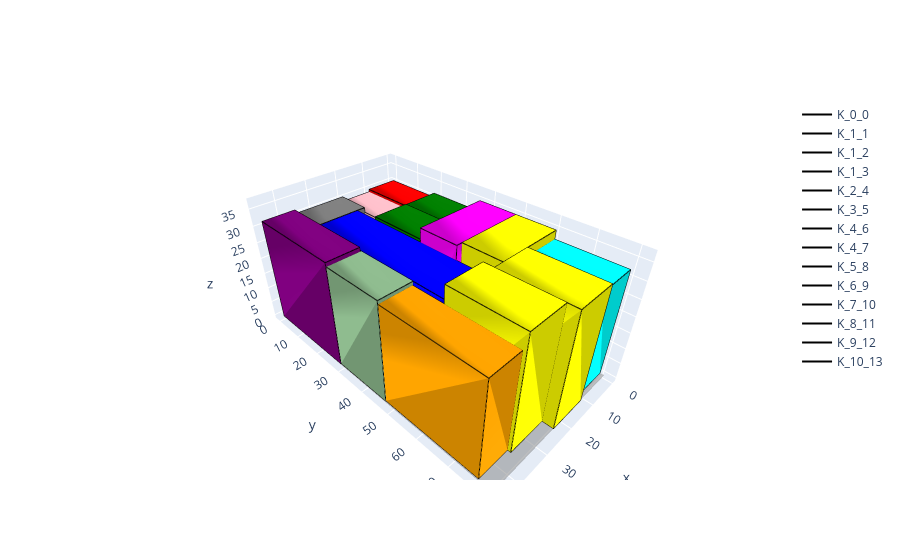

The notebook cell saved with this chart:
### Code cell
import plotly.graph_objects as go
colors= ["red","yellow","orange","grey","green","purple","blue","magenta","cyan","pink","darkseagreen","chocolate"
       ,"lightsalmon","aqua","coral","darkred","azure","limegreen","bisque","black"]
eslesme = []
toplam = demand[0]
for i in range(len(demand)):
    for j in range(toplam-demand[i],toplam):
        eslesme.append((i,j)) 
    if i < len(demand)-1:
        toplam += demand[i+1]
    else:
        break
        
# Kocaman küpü çiz
fig = go.Figure(data=[
    go.Mesh3d(
        x=[0,0,M1,M1,0,0,M1,M1],
        y=[0,M2,M2,0,0,M2,M2,0],
        z=[0,0,0,0,M3,M3,M3,M3],
        
        opacity=0.5,
        color='grey'
    )
]) 

kutu = []
ana_liste = []
for i in x_low:
    if v[i].x > 0:
        p1 = list([x_low[i].x,y_low[i].x,z_low[i].x])
        p2= list([x_low[i].x+r[i,"height","width"].x*heig[i]+r[i,"width","width"].x*widt[i]+r[i,"length","width"].x*leng[i],y_low[i].x,z_low[i].x])
        p3 = list([x_low[i].x+r[i,"height","width"].x*heig[i]+r[i,"width","width"].x*widt[i]+r[i,"length","width"].x*leng[i],y_low[i].x+r[i,"height","length"].x*heig[i]+r[i,"width","length"].x*widt[i]+r[i,"length","length"].x*leng[i],z_low[i].x])
        p4= list([x_low[i].x,y_low[i].x+r[i,"height","length"].x*heig[i]+r[i,"width","length"].x*widt[i]+r[i,"length","length"].x*leng[i],z_low[i].x])
        
        p5= list([x_low[i].x,y_low[i].x,z_low[i].x+r[i,"height","height"].x*heig[i]+r[i,"width","height"].x*widt[i]+r[i,"length","height"].x*leng[i]])
        p6= list([x_low[i].x+r[i,"height","width"].x*heig[i]+r[i,"width","width"].x*widt[i]+r[i,"length","width"].x*leng[i],y_low[i].x,z_low[i].x+r[i,"height","height"].x*heig[i]+r[i,"width","height"].x*widt[i]+r[i,"length","height"].x*leng[i]])
        p7= list([x_low[i].x+r[i,"height","width"].x*heig[i]+r[i,"width","width"].x*widt[i]+r[i,"length","width"].x*leng[i],y_low[i].x+r[i,"height","length"].x*heig[i]+r[i,"width","length"].x*widt[i]+r[i,"length","length"].x*leng[i],z_low[i].x+r[i,"height","height"].x*heig[i]+r[i,"width","height"].x*widt[i]+r[i,"length","height"].x*leng[i]])
        p8= list([x_low[i].x,y_low[i].x+r[i,"height","length"].x*heig[i]+r[i,"width","length"].x*widt[i]+r[i,"length","length"].x*leng[i],z_low[i].x+r[i,"height","height"].x*heig[i]+r[i,"width","height"].x*widt[i]+r[i,"length","height"].x*leng[i]])
        
        for h in eslesme:
            if h[1] == i:
                s= h[0]


        fig.add_trace(
            go.Mesh3d(
                # 8 vertices of a cube
                x=[p1[0],p2[0],p3[0],p4[0],p5[0],p6[0],p7[0],p8[0]],
                y=[p1[1],p2[1],p3[1],p4[1],p5[1],p6[1],p7[1],p8[1]],
                z=[p1[2],p2[2],p3[2],p4[2],p5[2],p6[2],p7[2],p8[2]],

                color=colors[s],
                colorscale=[[0, colors[s]],
                    [0.5, colors[s]],
                    [1, colors[s]]],
                opacity=1,
                intensity = np.linspace(0, 1, 8, endpoint=True),
                # i, j and k give the vertices of triangles
                i = [7, 0, 0, 0, 4, 4, 6, 6, 4, 0, 3, 2],
                j = [3, 4, 1, 2, 5, 6, 5, 2, 0, 1, 6, 3],
                k = [0, 7, 2, 3, 6, 7, 1, 1, 5, 5, 7, 6],

                name="K_"+str(s)+"_"+str(i),
                showscale=False
            ))
        fig.add_trace(go.Scatter3d(
                x=[p1[0], p2[0], p3[0], p4[0], p1[0], p5[0], p6[0], p7[0], p8[0], p5[0], p6[0], p2[0], p3[0], p7[0], p8[0], p4[0]],
                y=[p1[1], p2[1], p3[1], p4[1], p1[1], p5[1], p6[1], p7[1], p8[1], p5[1], p6[1], p2[1], p3[1], p7[1], p8[1], p4[1]],
                z=[p1[2], p2[2], p3[2], p4[2], p1[2], p5[2], p6[2], p7[2], p8[2], p5[2], p6[2], p2[2], p3[2], p7[2], p8[2], p4[2]],
                mode='lines',
                line=dict(color='black', width=2),
                name="K_"+str(s)+"_"+str(i),
                showlegend=True
            ))

fig.show()

### Figure 1 — Plotly figure (JSON) as saved in the notebook; plotly's stock layout.template omitted (floating-point values rounded to 4 significant figures)
{"data": [{"color": "grey", "opacity": 0.5, "type": "mesh3d", "x": [0, 0, 46, 46, 0, 0, 46, 46], "y": [0, 80.8, 80.8, 0, 0, 80.8, 80.8, 0], "z": [0, 0, 0, 0, 36.8, 36.8, 36.8, 36.8]}, {"color": "red", "colorscale": [[0, "red"], [0.5, "red"], [1, "red"]], "i": [7, 0, 0, 0, 4, 4, 6, 6, 4, 0, 3, 2], "intensity": [0, 0.1429, 0.2857, 0.4286, 0.5714, 0.7143, 0.8571, 1], "j": [3, 4, 1, 2, 5, 6, 5, 2, 0, 1, 6, 3], "k": [0, 7, 2, 3, 6, 7, 1, 1, 5, 5, 7, 6], "name": "K_0_0", "opacity": 1, "showscale": false, "type": "mesh3d", "x": [0, 10, 10, 0, 0, 10, 10, 0], "y": [0, 0, 18.5, 18.5, 0, 0, 18.5, 18.5], "z": [0, 0, 0, 0, 30, 30, 30, 30]}, {"line": {"color": "black", "width": 2}, "mode": "lines", "name": "K_0_0", "showlegend": true, "type": "scatter3d", "x": [0, 10, 10, 0, 0, 0, 10, 10, 0, 0, 10, 10, 10, 10, 0, 0], "y": [0, 0, 18.5, 18.5, 0, 0, 0, 18.5, 18.5, 0, 0, 0, 18.5, 18.5, 18.5, 18.5], "z": [0, 0, 0, 0, 0, 30, 30, 30, 30, 30, 30, 0, 0, 30, 30, 0]}, {"color": "yellow", "colorscale": [[0, "yellow"], [0.5, "yellow"], [1, "yellow"]], "i": [7, 0, 0, 0, 4, 4, 6, 6, 4, 0, 3, 2], "intensity": [0, 0.1429, 0.2857, 0.4286, 0.5714, 0.7143, 0.8571, 1], "j": [3, 4, 1, 2, 5, 6, 5, 2, 0, 1, 6, 3], "k": [0, 7, 2, 3, 6, 7, 1, 1, 5, 5, 7, 6], "name": "K_1_1", "opacity": 1, "showscale": false, "type": "mesh3d", "x": [23.8, 35.8, 35.8, 23.8, 23.8, 35.8, 35.8, 23.8], "y": [57.0, 57.0, 77.7, 77.7, 57.0, 57.0, 77.7, 77.7], "z": [0, 0, 0, 0, 34.5, 34.5, 34.5, 34.5]}, {"line": {"color": "black", "width": 2}, "mode": "lines", "name": "K_1_1", "showlegend": true, "type": "scatter3d", "x": [23.8, 35.8, 35.8, 23.8, 23.8, 23.8, 35.8, 35.8, 23.8, 23.8, 35.8, 35.8, 35.8, 35.8, 23.8, 23.8], "y": [57.0, 57.0, 77.7, 77.7, 57.0, 57.0, 57.0, 77.7, 77.7, 57.0, 57.0, 57.0, 77.7, 77.7, 77.7, 77.7], "z": [0, 0, 0, 0, 0, 34.5, 34.5, 34.5, 34.5, 34.5, 34.5, 0, 0, 34.5, 34.5, 0]}, {"color": "yellow", "colorscale": [[0, "yellow"], [0.5, "yellow"], [1, "yellow"]], "i": [7, 0, 0, 0, 4, 4, 6, 6, 4, 0, 3, 2], "intensity": [0, 0.1429, 0.2857, 0.4286, 0.5714, 0.7143, 0.8571, 1], "j": [3, 4, 1, 2, 5, 6, 5, 2, 0, 1, 6, 3], "k": [0, 7, 2, 3, 6, 7, 1, 1, 5, 5, 7, 6], "name": "K_1_2", "opacity": 1, "showscale": false, "type": "mesh3d", "x": [11.8, 23.8, 23.8, 11.8, 11.8, 23.8, 23.8, 11.8], "y": [60.1, 60.1, 80.8, 80.8, 60.1, 60.1, 80.8, 80.8], "z": [0, 0, 0, 0, 34.5, 34.5, 34.5, 34.5]}, {"line": {"color": "black", "width": 2}, "mode": "lines", "name": "K_1_2", "showlegend": true, "type": "scatter3d", "x": [11.8, 23.8, 23.8, 11.8, 11.8, 11.8, 23.8, 23.8, 11.8, 11.8, 23.8, 23.8, 23.8, 23.8, 11.8, 11.8], "y": [60.1, 60.1, 80.8, 80.8, 60.1, 60.1, 60.1, 80.8, 80.8, 60.1, 60.1, 60.1, 80.8, 80.8, 80.8, 80.8], "z": [0, 0, 0, 0, 0, 34.5, 34.5, 34.5, 34.5, 34.5, 34.5, 0, 0, 34.5, 34.5, 0]}, {"color": "yellow", "colorscale": [[0, "yellow"], [0.5, "yellow"], [1, "yellow"]], "i": [7, 0, 0, 0, 4, 4, 6, 6, 4, 0, 3, 2], "intensity": [0, 0.1429, 0.2857, 0.4286, 0.5714, 0.7143, 0.8571, 1], "j": [3, 4, 1, 2, 5, 6, 5, 2, 0, 1, 6, 3], "k": [0, 7, 2, 3, 6, 7, 1, 1, 5, 5, 7, 6], "name": "K_1_3", "opacity": 1, "showscale": false, "type": "mesh3d", "x": [0, 20.7, 20.7, 0, 0, 20.7, 20.7, 0], "y": [48.1, 48.1, 60.1, 60.1, 48.1, 48.1, 60.1, 60.1], "z": [0, 0, 0, 0, 34.5, 34.5, 34.5, 34.5]}, {"line": {"color": "black", "width": 2}, "mode": "lines", "name": "K_1_3", "showlegend": true, "type": "scatter3d", "x": [0, 20.7, 20.7, 0, 0, 0, 20.7, 20.7, 0, 0, 20.7, 20.7, 20.7, 20.7, 0, 0], "y": [48.1, 48.1, 60.1, 60.1, 48.1, 48.1, 48.1, 60.1, 60.1, 48.1, 48.1, 48.1, 60.1, 60.1, 60.1, 60.1], "z": [0, 0, 0, 0, 0, 34.5, 34.5, 34.5, 34.5, 34.5, 34.5, 0, 0, 34.5, 34.5, 0]}, {"color": "orange", "colorscale": [[0, "orange"], [0.5, "orange"], [1, "orange"]], "i": [7, 0, 0, 0, 4, 4, 6, 6, 4, 0, 3, 2], "intensity": [0, 0.1429, 0.2857, 0.4286, 0.5714, 0.7143, 0.8571, 1], "j": [3, 4, 1, 2, 5, 6, 5, 2, 0, 1, 6, 3], "k": [0, 7, 2, 3, 6, 7, 1, 1, 5, 5, 7, 6], "name": "K_2_4", "opacity": 1, "showscale": false, "type": "mesh3d", "x": [35.8, 45.6, 45.6, 35.8, 35.8, 45.6, 45.6, 35.8], "y": [47.3, 47.3, 76.8, 76.8, 47.3, 47.3, 76.8, 76.8], "z": [0, 0, 0, 0, 29.5, 29.5, 29.5, 29.5]}, {"line": {"color": "black", "width": 2}, "mode": "lines", "name": "K_2_4", "showlegend": true, "type": "scatter3d", "x": [35.8, 45.6, 45.6, 35.8, 35.8, 35.8, 45.6, 45.6, 35.8, 35.8, 45.6, 45.6, 45.6, 45.6, 35.8, 35.8], "y": [47.3, 47.3, 76.8, 76.8, 47.3, 47.3, 47.3, 76.8, 76.8, 47.3, 47.3, 47.3, 76.8, 76.8, 76.8, 76.8], "z": [0, 0, 0, 0, 0, 29.5, 29.5, 29.5, 29.5, 29.5, 29.5, 0, 0, 29.5, 29.5, 0]}, {"color": "grey", "colorscale": [[0, "grey"], [0.5, "grey"], [1, "grey"]], "i": [7, 0, 0, 0, 4, 4, 6, 6, 4, 0, 3, 2], "intensity": [0, 0.1429, 0.2857, 0.4286, 0.5714, 0.7143, 0.8571, 1], "j": [3, 4, 1, 2, 5, 6, 5, 2, 0, 1, 6, 3], "k": [0, 7, 2, 3, 6, 7, 1, 1, 5, 5, 7, 6], "name": "K_3_5", "opacity": 1, "showscale": false, "type": "mesh3d", "x": [20.0, 36.0, 36.0, 20.0, 20.0, 36.0, 36.0, 20.0], "y": [0, 0, 10.4, 10.4, 0, 0, 10.4, 10.4], "z": [0, 0, 0, 0, 30.6, 30.6, 30.6, 30.6]}, {"line": {"color": "black", "width": 2}, "mode": "lines", "name": "K_3_5", "showlegend": true, "type": "scatter3d", "x": [20.0, 36.0, 36.0, 20.0, 20.0, 20.0, 36.0, 36.0, 20.0, 20.0, 36.0, 36.0, 36.0, 36.0, 20.0, 20.0], "y": [0, 0, 10.4, 10.4, 0, 0, 0, 10.4, 10.4, 0, 0, 0, 10.4, 10.4, 10.4, 10.4], "z": [0, 0, 0, 0, 0, 30.6, 30.6, 30.6, 30.6, 30.6, 30.6, 0, 0, 30.6, 30.6, 0]}, {"color": "green", "colorscale": [[0, "green"], [0.5, "green"], [1, "green"]], "i": [7, 0, 0, 0, 4, 4, 6, 6, 4, 0, 3, 2], "intensity": [0, 0.1429, 0.2857, 0.4286, 0.5714, 0.7143, 0.8571, 1], "j": [3, 4, 1, 2, 5, 6, 5, 2, 0, 1, 6, 3], "k": [0, 7, 2, 3, 6, 7, 1, 1, 5, 5, 7, 6], "name": "K_4_6", "opacity": 1, "showscale": false, "type": "mesh3d", "x": [11.2, 22.4, 22.4, 11.2, 11.2, 22.4, 22.4, 11.2], "y": [18.3, 18.3, 35.9, 35.9, 18.3, 18.3, 35.9, 35.9], "z": [0, 0, 0, 0, 31.3, 31.3, 31.3, 31.3]}, {"line": {"color": "black", "width": 2}, "mode": "lines", "name": "K_4_6", "showlegend": true, "type": "scatter3d", "x": [11.2, 22.4, 22.4, 11.2, 11.2, 11.2, 22.4, 22.4, 11.2, 11.2, 22.4, 22.4, 22.4, 22.4, 11.2, 11.2], "y": [18.3, 18.3, 35.9, 35.9, 18.3, 18.3, 18.3, 35.9, 35.9, 18.3, 18.3, 18.3, 35.9, 35.9, 35.9, 35.9], "z": [0, 0, 0, 0, 0, 31.3, 31.3, 31.3, 31.3, 31.3, 31.3, 0, 0, 31.3, 31.3, 0]}, {"color": "green", "colorscale": [[0, "green"], [0.5, "green"], [1, "green"]], "i": [7, 0, 0, 0, 4, 4, 6, 6, 4, 0, 3, 2], "intensity": [0, 0.1429, 0.2857, 0.4286, 0.5714, 0.7143, 0.8571, 1], "j": [3, 4, 1, 2, 5, 6, 5, 2, 0, 1, 6, 3], "k": [0, 7, 2, 3, 6, 7, 1, 1, 5, 5, 7, 6], "name": "K_4_7", "opacity": 1, "showscale": false, "type": "mesh3d", "x": [0, 11.2, 11.2, 0, 0, 11.2, 11.2, 0], "y": [18.5, 18.5, 36.1, 36.1, 18.5, 18.5, 36.1, 36.1], "z": [0, 0, 0, 0, 31.3, 31.3, 31.3, 31.3]}, {"line": {"color": "black", "width": 2}, "mode": "lines", "name": "K_4_7", "showlegend": true, "type": "scatter3d", "x": [0, 11.2, 11.2, 0, 0, 0, 11.2, 11.2, 0, 0, 11.2, 11.2, 11.2, 11.2, 0, 0], "y": [18.5, 18.5, 36.1, 36.1, 18.5, 18.5, 18.5, 36.1, 36.1, 18.5, 18.5, 18.5, 36.1, 36.1, 36.1, 36.1], "z": [0, 0, 0, 0, 0, 31.3, 31.3, 31.3, 31.3, 31.3, 31.3, 0, 0, 31.3, 31.3, 0]}, {"color": "purple", "colorscale": [[0, "purple"], [0.5, "purple"], [1, "purple"]], "i": [7, 0, 0, 0, 4, 4, 6, 6, 4, 0, 3, 2], "intensity": [0, 0.1429, 0.2857, 0.4286, 0.5714, 0.7143, 0.8571, 1], "j": [3, 4, 1, 2, 5, 6, 5, 2, 0, 1, 6, 3], "k": [0, 7, 2, 3, 6, 7, 1, 1, 5, 5, 7, 6], "name": "K_5_8", "opacity": 1, "showscale": false, "type": "mesh3d", "x": [36.0, 45.8, 45.8, 36.0, 36.0, 45.8, 45.8, 36.0], "y": [0, 0, 29, 29, 0, 0, 29, 29], "z": [0, 0, 0, 0, 31.7, 31.7, 31.7, 31.7]}, {"line": {"color": "black", "width": 2}, "mode": "lines", "name": "K_5_8", "showlegend": true, "type": "scatter3d", "x": [36.0, 45.8, 45.8, 36.0, 36.0, 36.0, 45.8, 45.8, 36.0, 36.0, 45.8, 45.8, 45.8, 45.8, 36.0, 36.0], "y": [0, 0, 29, 29, 0, 0, 0, 29, 29, 0, 0, 0, 29, 29, 29, 29], "z": [0, 0, 0, 0, 0, 31.7, 31.7, 31.7, 31.7, 31.7, 31.7, 0, 0, 31.7, 31.7, 0]}, {"color": "blue", "colorscale": [[0, "blue"], [0.5, "blue"], [1, "blue"]], "i": [7, 0, 0, 0, 4, 4, 6, 6, 4, 0, 3, 2], "intensity": [0, 0.1429, 0.2857, 0.4286, 0.5714, 0.7143, 0.8571, 1], "j": [3, 4, 1, 2, 5, 6, 5, 2, 0, 1, 6, 3], "k": [0, 7, 2, 3, 6, 7, 1, 1, 5, 5, 7, 6], "name": "K_6_9", "opacity": 1, "showscale": false, "type": "mesh3d", "x": [22.5, 35.6, 35.6, 22.5, 22.5, 35.6, 35.6, 22.5], "y": [10.4, 10.4, 57.0, 57.0, 10.4, 10.4, 57.0, 57.0], "z": [0, 0, 0, 0, 30.5, 30.5, 30.5, 30.5]}, {"line": {"color": "black", "width": 2}, "mode": "lines", "name": "K_6_9", "showlegend": true, "type": "scatter3d", "x": [22.5, 35.6, 35.6, 22.5, 22.5, 22.5, 35.6, 35.6, 22.5, 22.5, 35.6, 35.6, 35.6, 35.6, 22.5, 22.5], "y": [10.4, 10.4, 57.0, 57.0, 10.4, 10.4, 10.4, 57.0, 57.0, 10.4, 10.4, 10.4, 57.0, 57.0, 57.0, 57.0], "z": [0, 0, 0, 0, 0, 30.5, 30.5, 30.5, 30.5, 30.5, 30.5, 0, 0, 30.5, 30.5, 0]}, {"color": "magenta", "colorscale": [[0, "magenta"], [0.5, "magenta"], [1, "magenta"]], "i": [7, 0, 0, 0, 4, 4, 6, 6, 4, 0, 3, 2], "intensity": [0, 0.1429, 0.2857, 0.4286, 0.5714, 0.7143, 0.8571, 1], "j": [3, 4, 1, 2, 5, 6, 5, 2, 0, 1, 6, 3], "k": [0, 7, 2, 3, 6, 7, 1, 1, 5, 5, 7, 6], "name": "K_7_10", "opacity": 1, "showscale": false, "type": "mesh3d", "x": [0, 22.5, 22.5, 0, 0, 22.5, 22.5, 0], "y": [36.1, 36.1, 48.1, 48.1, 36.1, 36.1, 48.1, 48.1], "z": [0, 0, 0, 0, 34.5, 34.5, 34.5, 34.5]}, {"line": {"color": "black", "width": 2}, "mode": "lines", "name": "K_7_10", "showlegend": true, "type": "scatter3d", "x": [0, 22.5, 22.5, 0, 0, 0, 22.5, 22.5, 0, 0, 22.5, 22.5, 22.5, 22.5, 0, 0], "y": [36.1, 36.1, 48.1, 48.1, 36.1, 36.1, 36.1, 48.1, 48.1, 36.1, 36.1, 36.1, 48.1, 48.1, 48.1, 48.1], "z": [0, 0, 0, 0, 0, 34.5, 34.5, 34.5, 34.5, 34.5, 34.5, 0, 0, 34.5, 34.5, 0]}, {"color": "cyan", "colorscale": [[0, "cyan"], [0.5, "cyan"], [1, "cyan"]], "i": [7, 0, 0, 0, 4, 4, 6, 6, 4, 0, 3, 2], "intensity": [0, 0.1429, 0.2857, 0.4286, 0.5714, 0.7143, 0.8571, 1], "j": [3, 4, 1, 2, 5, 6, 5, 2, 0, 1, 6, 3], "k": [0, 7, 2, 3, 6, 7, 1, 1, 5, 5, 7, 6], "name": "K_8_11", "opacity": 1, "showscale": false, "type": "mesh3d", "x": [0, 11.8, 11.8, 0, 0, 11.8, 11.8, 0], "y": [60.1, 60.1, 79.6, 79.6, 60.1, 60.1, 79.6, 79.6], "z": [0, 0, 0, 0, 32, 32, 32, 32]}, {"line": {"color": "black", "width": 2}, "mode": "lines", "name": "K_8_11", "showlegend": true, "type": "scatter3d", "x": [0, 11.8, 11.8, 0, 0, 0, 11.8, 11.8, 0, 0, 11.8, 11.8, 11.8, 11.8, 0, 0], "y": [60.1, 60.1, 79.6, 79.6, 60.1, 60.1, 60.1, 79.6, 79.6, 60.1, 60.1, 60.1, 79.6, 79.6, 79.6, 79.6], "z": [0, 0, 0, 0, 0, 32, 32, 32, 32, 32, 32, 0, 0, 32, 32, 0]}, {"color": "pink", "colorscale": [[0, "pink"], [0.5, "pink"], [1, "pink"]], "i": [7, 0, 0, 0, 4, 4, 6, 6, 4, 0, 3, 2], "intensity": [0, 0.1429, 0.2857, 0.4286, 0.5714, 0.7143, 0.8571, 1], "j": [3, 4, 1, 2, 5, 6, 5, 2, 0, 1, 6, 3], "k": [0, 7, 2, 3, 6, 7, 1, 1, 5, 5, 7, 6], "name": "K_9_12", "opacity": 1, "showscale": false, "type": "mesh3d", "x": [10, 20, 20, 10, 10, 20, 20, 10], "y": [0, 0, 18.3, 18.3, 0, 0, 18.3, 18.3], "z": [0, 0, 0, 0, 29.2, 29.2, 29.2, 29.2]}, {"line": {"color": "black", "width": 2}, "mode": "lines", "name": "K_9_12", "showlegend": true, "type": "scatter3d", "x": [10, 20, 20, 10, 10, 10, 20, 20, 10, 10, 20, 20, 20, 20, 10, 10], "y": [0, 0, 18.3, 18.3, 0, 0, 0, 18.3, 18.3, 0, 0, 0, 18.3, 18.3, 18.3, 18.3], "z": [0, 0, 0, 0, 0, 29.2, 29.2, 29.2, 29.2, 29.2, 29.2, 0, 0, 29.2, 29.2, 0]}, {"color": "darkseagreen", "colorscale": [[0, "darkseagreen"], [0.5, "darkseagreen"], [1, "darkseagreen"]], "i": [7, 0, 0, 0, 4, 4, 6, 6, 4, 0, 3, 2], "intensity": [0, 0.1429, 0.2857, 0.4286, 0.5714, 0.7143, 0.8571, 1], "j": [3, 4, 1, 2, 5, 6, 5, 2, 0, 1, 6, 3], "k": [0, 7, 2, 3, 6, 7, 1, 1, 5, 5, 7, 6], "name": "K_10_13", "opacity": 1, "showscale": false, "type": "mesh3d", "x": [35.6, 45.7, 45.7, 35.6, 35.6, 45.7, 45.7, 35.6], "y": [29, 29, 47.3, 47.3, 29, 29, 47.3, 47.3], "z": [0, 0, 0, 0, 30.5, 30.5, 30.5, 30.5]}, {"line": {"color": "black", "width": 2}, "mode": "lines", "name": "K_10_13", "showlegend": true, "type": "scatter3d", "x": [35.6, 45.7, 45.7, 35.6, 35.6, 35.6, 45.7, 45.7, 35.6, 35.6, 45.7, 45.7, 45.7, 45.7, 35.6, 35.6], "y": [29, 29, 47.3, 47.3, 29, 29, 29, 47.3, 47.3, 29, 29, 29, 47.3, 47.3, 47.3, 47.3], "z": [0, 0, 0, 0, 0, 30.5, 30.5, 30.5, 30.5, 30.5, 30.5, 0, 0, 30.5, 30.5, 0]}], "layout": {}}
